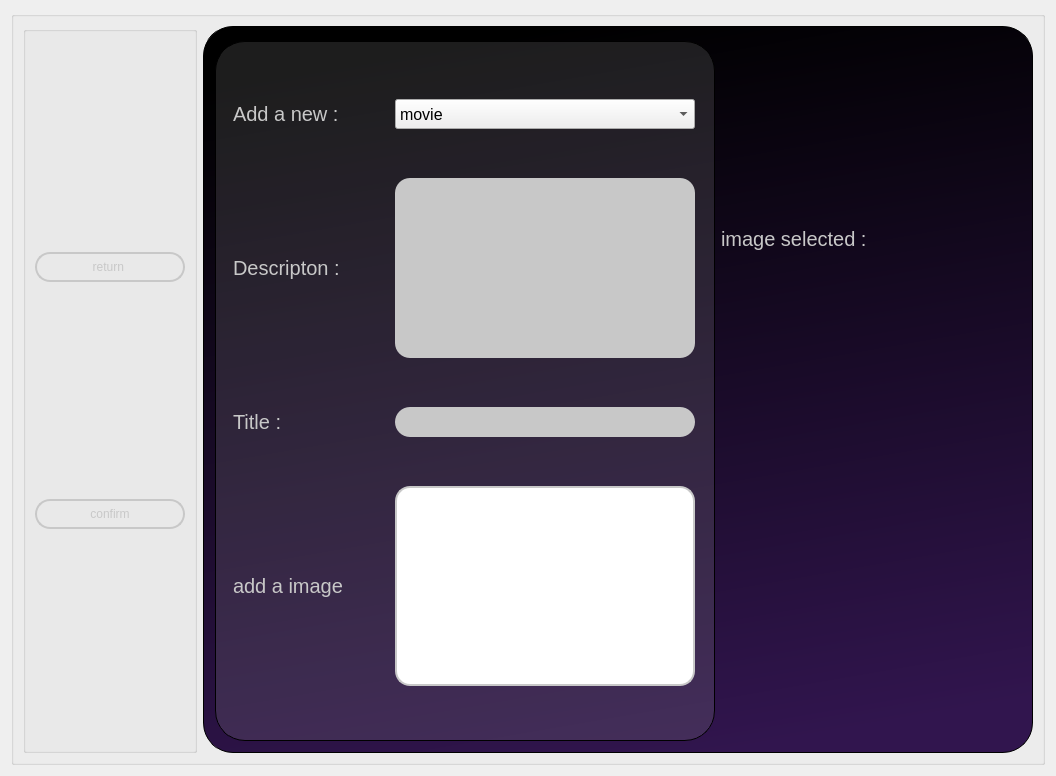
   <widget class="QWidget" name="ajoutmovie">
    <property name="styleSheet">
     <string notr="true">QPushButton 
{
		background-color : rgba(125,125,125,0);
		color : rgba(200,200,200,255);
		border: 2px solid rgba(200,200,200,255);
    	border-radius: 15px;
}


QPushButton::hover
{
		background-color : rgba(255,255,255,255);
		border: 2px solid black;
		color : black;
    	border-radius: 15px;
		text-decoration : underline;
}

QPushButton::checked
{
		background-color : rgba(255,255,255,255);
		border: 2px solid black;
		color : black;
    	border-radius: 15px;
}


QPushButton::pressed
{
		background-color : rgba(255,255,255,255);
		border: 1px solid black;
		color : black;
    	border-radius: 15px;
}
QMainWindow ,QWidget#tab,#page,#page_2,#page_3
{

		background: black;
}

QLabel
{
		color: rgba(200,200,200,255);
}
#pp2ms_2
{
		border-radius:20;
		border-image: url(&quot;../assets/st.jpg&quot;);
}

QLineEdit , QTextEdit  , #lineEditms_2
{
		border-radius:15;
		background : rgba(200,200,200,255);
		font-size :15px;
		color : black;
}

#groupBox_7ms_2 , #groupBox_2ms_2
{
	border : none;
}

QTableView
{
		background : rgba(200,200,200,50);

}

QTableView::item
{
		background-color:rgba(49,28,71,100);
		border : 2px solid white ;
		font-size : 15px;
		min-width : 200;
		min-height : 200;
		max-width : 400;
		max-height : 400;

}

              QHeaderView::section {background-color: rgba(49,28,71,120);
color:white;}
              QHeaderView {background-color: rgba(49,28,71,100);
color:white;}
              QTableCornerButton::section {background-color: rgba(49,28,71,100);}

 #groupBox_3ms_2 , #groupBox_4ms_2 , #groupBox_13ms_2
{
		background : rgba(150,150,150,50);
		border:1px solid black;

		border-radius : 30%;
		

}

#groupBoxms_2
{
		background :  rgba(150,150,150,50);
		border:1px solid black;
		border-radius : 30%;
}


#groupBoxmsms_2 ,#groupBox_6ms_2 ,#groupBox_7ms_2
{
		background : qlineargradient(spread:pad, x1:0.426227, y1:0, x2:0.625, y2:1, stop:0 rgba(0, 0, 0, 255), stop:1 rgba(49, 21, 78, 255));;
		border:1px solid black;
		border-radius : 30%;
}

#pushButton_3ms_2
{
		background : white;		
		border-image : url(&quot;../assets/icon.png&quot;);
}

#pushButton_3ms_2::hover
{
		background : rgba(200,200,200,255);		
		border-image : url(&quot;../assets/icon.png&quot;);
}

QLabel, #labelms_2 ,#groupBox_2ms_2
{
		background:transparent;
		font-size : 15pt;
}

#comboBoxms_3
{
		background : transparent;
		border : 2px solid rgba(200,200,200,255);
		font-size:15px;
}</string>
    </property>
    <layout class="QHBoxLayout" name="horizontalLayout_30">
     <item>
      <widget class="QGroupBox" name="groupBox_5ms_2">
       <property name="title">
        <string/>
       </property>
       <layout class="QHBoxLayout" name="horizontalLayout_23">
        <item>
         <widget class="QGroupBox" name="groupBox_8ms_2">
          <property name="layoutDirection">
           <enum>Qt::LeftToRight</enum>
          </property>
          <property name="title">
           <string/>
          </property>
          <layout class="QVBoxLayout" name="verticalLayout_12">
           <item>
            <widget class="QPushButton" name="pushButton_4ms_2">
             <property name="minimumSize">
              <size>
               <width>150</width>
               <height>30</height>
              </size>
             </property>
             <property name="maximumSize">
              <size>
               <width>150</width>
               <height>30</height>
              </size>
             </property>
             <property name="text">
              <string>return </string>
             </property>
            </widget>
           </item>
           <item>
            <widget class="QPushButton" name="pushButton_11ms_2">
             <property name="minimumSize">
              <size>
               <width>150</width>
               <height>30</height>
              </size>
             </property>
             <property name="maximumSize">
              <size>
               <width>150</width>
               <height>30</height>
              </size>
             </property>
             <property name="text">
              <string>confirm</string>
             </property>
            </widget>
           </item>
          </layout>
         </widget>
        </item>
        <item>
         <widget class="QGroupBox" name="groupBox_6ms_2">
          <property name="title">
           <string/>
          </property>
          <property name="alignment">
           <set>Qt::AlignCenter</set>
          </property>
          <layout class="QHBoxLayout" name="horizontalLayout_24">
           <item>
            <widget class="QGroupBox" name="groupBoxms_2">
             <property name="minimumSize">
              <size>
               <width>500</width>
               <height>700</height>
              </size>
             </property>
             <property name="maximumSize">
              <size>
               <width>1000</width>
               <height>1000</height>
              </size>
             </property>
             <property name="title">
              <string/>
             </property>
             <layout class="QVBoxLayout" name="verticalLayout_13">
              <item>
               <layout class="QHBoxLayout" name="horizontalLayout_25">
                <item>
                 <widget class="QLabel" name="label_5ms_2">
                  <property name="minimumSize">
                   <size>
                    <width>150</width>
                    <height>30</height>
                   </size>
                  </property>
                  <property name="maximumSize">
                   <size>
                    <width>150</width>
                    <height>30</height>
                   </size>
                  </property>
                  <property name="font">
                   <font>
                    <pointsize>15</pointsize>
                   </font>
                  </property>
                  <property name="text">
                   <string>Add a new : </string>
                  </property>
                 </widget>
                </item>
                <item>
                 <widget class="QComboBox" name="comboBoxms_4">
                  <property name="minimumSize">
                   <size>
                    <width>150</width>
                    <height>30</height>
                   </size>
                  </property>
                  <property name="maximumSize">
                   <size>
                    <width>300</width>
                    <height>16777215</height>
                   </size>
                  </property>
                  <property name="font">
                   <font>
                    <pointsize>12</pointsize>
                   </font>
                  </property>
                  <item>
                   <property name="text">
                    <string>movie</string>
                   </property>
                  </item>
                  <item>
                   <property name="text">
                    <string>serie</string>
                   </property>
                  </item>
                 </widget>
                </item>
               </layout>
              </item>
              <item>
               <layout class="QHBoxLayout" name="horizontalLayout_26">
                <item>
                 <widget class="QLabel" name="label_6ms_2">
                  <property name="minimumSize">
                   <size>
                    <width>150</width>
                    <height>30</height>
                   </size>
                  </property>
                  <property name="maximumSize">
                   <size>
                    <width>150</width>
                    <height>30</height>
                   </size>
                  </property>
                  <property name="font">
                   <font>
                    <pointsize>15</pointsize>
                   </font>
                  </property>
                  <property name="text">
                   <string>Descripton :</string>
                  </property>
                 </widget>
                </item>
                <item>
                 <widget class="QTextEdit" name="textEditms_2">
                  <property name="minimumSize">
                   <size>
                    <width>150</width>
                    <height>60</height>
                   </size>
                  </property>
                  <property name="maximumSize">
                   <size>
                    <width>300</width>
                    <height>180</height>
                   </size>
                  </property>
                 </widget>
                </item>
               </layout>
              </item>
              <item>
               <layout class="QHBoxLayout" name="horizontalLayout_27">
                <item>
                 <widget class="QLabel" name="label_7ms_2">
                  <property name="minimumSize">
                   <size>
                    <width>150</width>
                    <height>30</height>
                   </size>
                  </property>
                  <property name="maximumSize">
                   <size>
                    <width>150</width>
                    <height>30</height>
                   </size>
                  </property>
                  <property name="font">
                   <font>
                    <pointsize>15</pointsize>
                   </font>
                  </property>
                  <property name="text">
                   <string>Title :</string>
                  </property>
                 </widget>
                </item>
                <item>
                 <widget class="QLineEdit" name="lineEdit_2ms_2">
                  <property name="minimumSize">
                   <size>
                    <width>150</width>
                    <height>30</height>
                   </size>
                  </property>
                  <property name="maximumSize">
                   <size>
                    <width>300</width>
                    <height>30</height>
                   </size>
                  </property>
                 </widget>
                </item>
               </layout>
              </item>
              <item>
               <layout class="QHBoxLayout" name="horizontalLayout_28">
                <item>
                 <widget class="QLabel" name="label_8ms_2">
                  <property name="minimumSize">
                   <size>
                    <width>150</width>
                    <height>30</height>
                   </size>
                  </property>
                  <property name="maximumSize">
                   <size>
                    <width>150</width>
                    <height>30</height>
                   </size>
                  </property>
                  <property name="font">
                   <font>
                    <pointsize>15</pointsize>
                   </font>
                  </property>
                  <property name="text">
                   <string>add a image</string>
                  </property>
                 </widget>
                </item>
                <item>
                 <widget class="QPushButton" name="pushButton_3ms_2">
                  <property name="minimumSize">
                   <size>
                    <width>150</width>
                    <height>100</height>
                   </size>
                  </property>
                  <property name="maximumSize">
                   <size>
                    <width>300</width>
                    <height>200</height>
                   </size>
                  </property>
                  <property name="text">
                   <string/>
                  </property>
                 </widget>
                </item>
               </layout>
              </item>
             </layout>
            </widget>
           </item>
           <item>
            <layout class="QVBoxLayout" name="verticalLayout_14">
             <item>
              <widget class="QLabel" name="imagetestms_3">
               <property name="minimumSize">
                <size>
                 <width>300</width>
                 <height>100</height>
                </size>
               </property>
               <property name="maximumSize">
                <size>
                 <width>300</width>
                 <height>200</height>
                </size>
               </property>
               <property name="font">
                <font>
                 <pointsize>15</pointsize>
                </font>
               </property>
               <property name="text">
                <string>image selected :</string>
               </property>
              </widget>
             </item>
             <item>
              <widget class="QLabel" name="imagetestms_4">
               <property name="minimumSize">
                <size>
                 <width>200</width>
                 <height>200</height>
                </size>
               </property>
               <property name="maximumSize">
                <size>
                 <width>200</width>
                 <height>200</height>
                </size>
               </property>
               <property name="text">
                <string/>
               </property>
              </widget>
             </item>
            </layout>
           </item>
          </layout>
         </widget>
        </item>
       </layout>
      </widget>
     </item>
    </layout>
   </widget>
